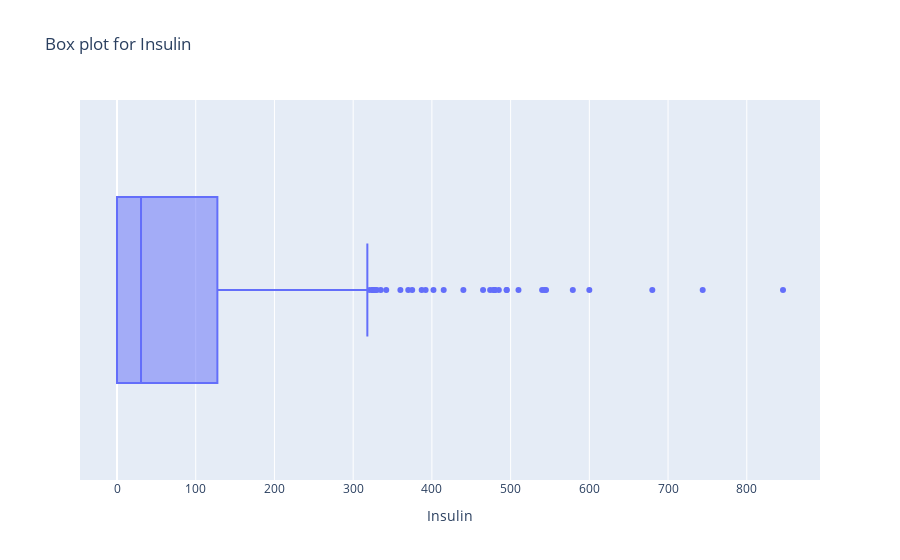

Source (notebook cell):
### Markdown cell above
#### 4.Insulin

### Code cell
make_box_plot(df,"Insulin")

### Figure 1 — Plotly figure (JSON) as saved in the notebook; plotly's stock layout.template omitted (floating-point values rounded to 4 significant figures; data arrays with more than 128 entries replaced by an {"elided": "..."} marker saying what was removed)
{"data": [{"alignmentgroup": "True", "boxpoints": "outliers", "hovertemplate": "Insulin=%{x}<extra></extra>", "legendgroup": "", "marker": {"color": "#636efa"}, "name": "", "notched": false, "offsetgroup": "", "orientation": "h", "showlegend": false, "type": "box", "x": {"elided": "768 int values"}, "x0": " ", "xaxis": "x", "y0": " ", "yaxis": "y"}], "layout": {"autosize": true, "boxmode": "group", "legend": {"tracegroupgap": 0}, "title": {"text": "Box plot for Insulin"}, "xaxis": {"anchor": "y", "autorange": true, "domain": [0, 1], "range": [-47, 893], "title": {"text": "Insulin"}, "type": "linear"}, "yaxis": {"anchor": "x", "autorange": true, "domain": [0, 1], "range": [-0.5, 0.5], "type": "category"}}}
